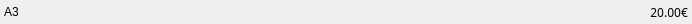
<?xml version="1.0" encoding="UTF-8"?>
<ui version="4.0">
 <class>TreePriceWidget</class>
 <widget class="QWidget" name="TreePriceWidget">
  <property name="geometry">
   <rect>
    <x>0</x>
    <y>0</y>
    <width>692</width>
    <height>24</height>
   </rect>
  </property>
  <property name="minimumSize">
   <size>
    <width>0</width>
    <height>24</height>
   </size>
  </property>
  <property name="maximumSize">
   <size>
    <width>16777215</width>
    <height>26</height>
   </size>
  </property>
  <property name="windowTitle">
   <string>Form</string>
  </property>
  <property name="styleSheet">
   <string notr="true">background: none;
border: 0px;</string>
  </property>
  <layout class="QHBoxLayout" name="horizontalLayout_2" stretch="1,0">
   <property name="leftMargin">
    <number>4</number>
   </property>
   <property name="topMargin">
    <number>4</number>
   </property>
   <property name="rightMargin">
    <number>4</number>
   </property>
   <property name="bottomMargin">
    <number>4</number>
   </property>
   <item>
    <widget class="QLabel" name="lblModel">
     <property name="minimumSize">
      <size>
       <width>1</width>
       <height>0</height>
      </size>
     </property>
     <property name="maximumSize">
      <size>
       <width>16777215</width>
       <height>16777215</height>
      </size>
     </property>
     <property name="font">
      <font>
       <family>Segoe UI</family>
       <pointsize>9</pointsize>
       <bold>false</bold>
      </font>
     </property>
     <property name="text">
      <string>A3</string>
     </property>
    </widget>
   </item>
   <item>
    <layout class="QHBoxLayout" name="horizontalLayout" stretch="0,1">
     <property name="spacing">
      <number>0</number>
     </property>
     <item>
      <widget class="QLabel" name="lblPrice">
       <property name="font">
        <font>
         <family>Roboto Mono</family>
         <pointsize>9</pointsize>
         <bold>false</bold>
        </font>
       </property>
       <property name="text">
        <string>20.00</string>
       </property>
       <property name="alignment">
        <set>Qt::AlignmentFlag::AlignRight|Qt::AlignmentFlag::AlignTrailing|Qt::AlignmentFlag::AlignVCenter</set>
       </property>
      </widget>
     </item>
     <item alignment="Qt::AlignmentFlag::AlignVCenter">
      <widget class="QLabel" name="lblEuro">
       <property name="font">
        <font>
         <family>Roboto Mono</family>
         <pointsize>9</pointsize>
         <bold>false</bold>
        </font>
       </property>
       <property name="text">
        <string>€</string>
       </property>
       <property name="alignment">
        <set>Qt::AlignmentFlag::AlignRight|Qt::AlignmentFlag::AlignTrailing|Qt::AlignmentFlag::AlignVCenter</set>
       </property>
      </widget>
     </item>
    </layout>
   </item>
  </layout>
 </widget>
 <resources>
  <include location="../assets/ressources.qrc"/>
 </resources>
 <connections/>
</ui>
